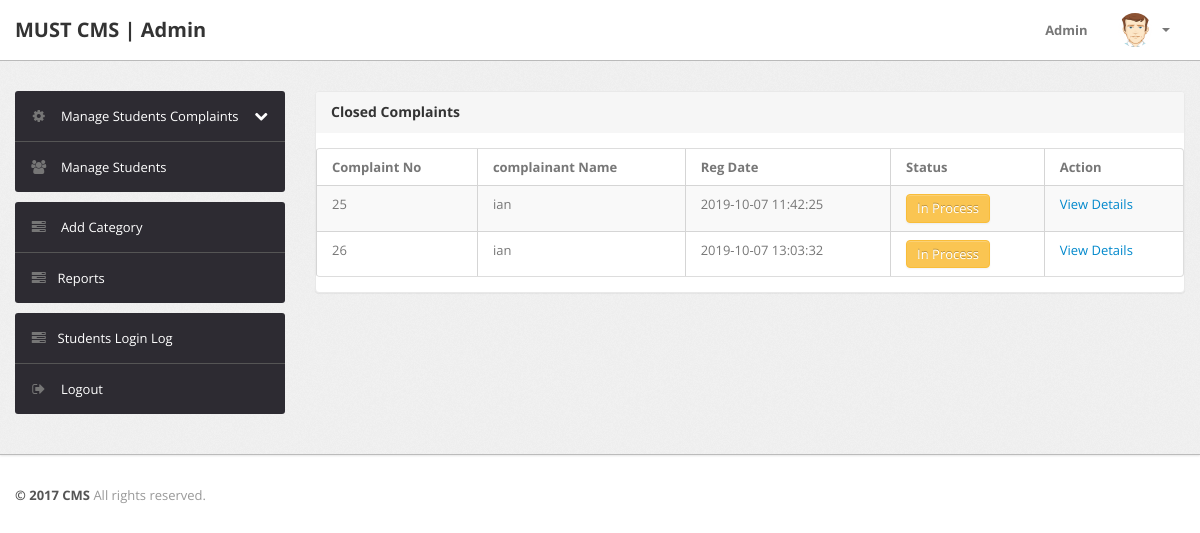
/admin/inprocess-complaint.php (signed in), run on an earlier commit of the app's database.
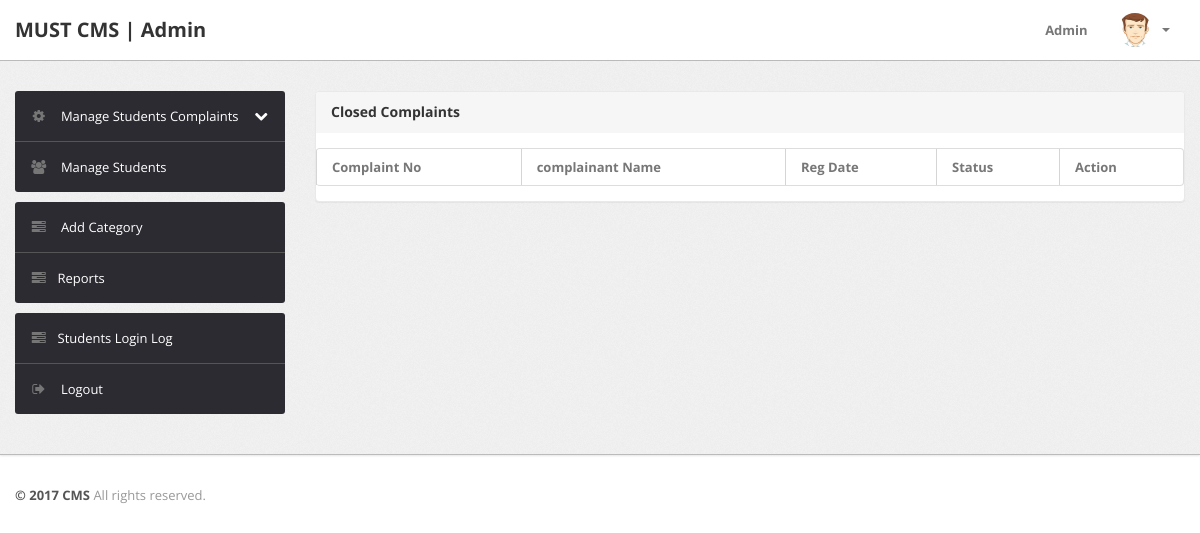
And on a later commit of the database.
### tables this page shows
CREATE TABLE `tblcomplaints` (
  `complaintNumber` int(11) NOT NULL,
  `userId` int(11) NOT NULL,
  `category` int(11) NOT NULL,
  `complaintType` varchar(255) NOT NULL,
  `complaintDetails` mediumtext NOT NULL,
  `complaintFile` varchar(255) DEFAULT NULL,
  `regDate` timestamp NOT NULL DEFAULT CURRENT_TIMESTAMP,
  `status` varchar(50) DEFAULT NULL,
  `lastUpdationDate` timestamp NULL DEFAULT CURRENT_TIMESTAMP ON UPDATE CURRENT_TIMESTAMP
);

CREATE TABLE `users` (
  `id` int(11) NOT NULL,
  `fullName` varchar(255) DEFAULT NULL,
  `userRegNo` varchar(255) DEFAULT NULL,
  `password` varchar(255) DEFAULT NULL,
  `contactNo` bigint(11) DEFAULT NULL,
  `pincode` int(6) DEFAULT NULL,
  `userImage` varchar(255) DEFAULT NULL,
  `regDate` timestamp NOT NULL DEFAULT CURRENT_TIMESTAMP,
  `updationDate` timestamp NULL DEFAULT CURRENT_TIMESTAMP ON UPDATE CURRENT_TIMESTAMP,
  `status` int(1) DEFAULT NULL
);

### admin/inprocess-complaint.php (the view, shortened to what this page needs)
<?php
include('include/config.php');
if(strlen($_SESSION['alogin'])==0)
	{
header('location:index.php');
}
else{
?>
<!DOCTYPE html>
<html lang="en">
<head>
	<link type="text/css" href="bootstrap/css/bootstrap.min.css" rel="stylesheet">
	<link type="text/css" href="bootstrap/css/bootstrap-responsive.min.css" rel="stylesheet">
	<link type="text/css" href="css/theme.css" rel="stylesheet">
	<link type="text/css" href="images/icons/css/font-awesome.css" rel="stylesheet">
</head>
<body>
<?php include('include/header.php');?>
	<div class="wrapper">
		<div class="container">
			<div class="row">
<?php include('include/sidebar.php');?>
			<div class="span9">
					<div class="content">
	<div class="module">
							<div class="module-head">
								<h3>Closed Complaints</h3>
							</div>
							<div class="module-body table">
								<table cellpadding="0" cellspacing="0" border="0" class="datatable-1 table table-bordered table-striped	 display" >
									<thead>
										<tr>
											<th>Complaint No</th>
											<th> complainant Name</th>
											<th>Reg Date</th>
											<th>Status</th>
											<th>Action</th>
										</tr>
									</thead>
<tbody>
<?php
$st='in process';
$query=mysqli_query($con,"select tblcomplaints.*,users.fullName as name from tblcomplaints join users on users.id=tblcomplaints.userId where tblcomplaints.status='$st'");
while($row=mysqli_fetch_array($query))
{
?>
										<tr>
											<td><?php echo htmlentities($row['complaintNumber']);?></td>
											<td><?php echo htmlentities($row['name']);?></td>
											<td><?php echo htmlentities($row['regDate']);?></td>
											<td><button type="button" class="btn btn-warning">In Process</button></td>
											<td>   <a href="complaint-details.php?cid=<?php echo htmlentities($row['complaintNumber']);?>"> View Details</a>
											</td>
											</tr>
										<?php  } ?>
										</tbody>
								</table>
							</div>
						</div>
					</div>
				</div>
			</div>
		</div>
	</div>
<?php include('include/footer.php');?>
</body>
<?php } ?>

What changed in the data, as far as the page shows it:
no longer on this page (row edited): tblcomplaints: complaintNumber "25", userId.fullName "ian", regDate "2019-10-07 11:42:25"
no longer on this page (row edited): tblcomplaints: complaintNumber "26", userId.fullName "ian", regDate "2019-10-07 13:03:32"
